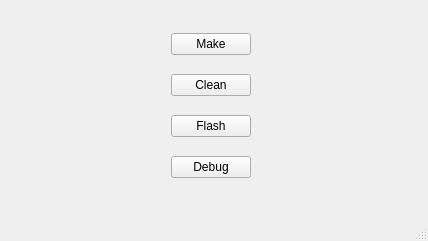
<?xml version="1.0" encoding="UTF-8"?>
<ui version="4.0">
 <class>MainWindow</class>
 <widget class="QMainWindow" name="MainWindow">
  <property name="geometry">
   <rect>
    <x>0</x>
    <y>0</y>
    <width>428</width>
    <height>241</height>
   </rect>
  </property>
  <property name="windowTitle">
   <string>MainWindow</string>
  </property>
  <widget class="QWidget" name="centralwidget">
   <widget class="QWidget" name="">
    <property name="geometry">
     <rect>
      <x>20</x>
      <y>20</y>
      <width>381</width>
      <height>171</height>
     </rect>
    </property>
    <layout class="QHBoxLayout" name="horizontalLayout">
     <item>
      <spacer name="horizontalSpacer">
       <property name="orientation">
        <enum>Qt::Horizontal</enum>
       </property>
       <property name="sizeHint" stdset="0">
        <size>
         <width>40</width>
         <height>20</height>
        </size>
       </property>
      </spacer>
     </item>
     <item>
      <layout class="QVBoxLayout" name="verticalLayout">
       <item>
        <widget class="QPushButton" name="make">
         <property name="text">
          <string>Make</string>
         </property>
        </widget>
       </item>
       <item>
        <widget class="QPushButton" name="clean">
         <property name="text">
          <string>Clean</string>
         </property>
        </widget>
       </item>
       <item>
        <widget class="QPushButton" name="flash">
         <property name="text">
          <string>Flash</string>
         </property>
        </widget>
       </item>
       <item>
        <widget class="QPushButton" name="debug">
         <property name="text">
          <string>Debug</string>
         </property>
        </widget>
       </item>
      </layout>
     </item>
     <item>
      <spacer name="horizontalSpacer_2">
       <property name="orientation">
        <enum>Qt::Horizontal</enum>
       </property>
       <property name="sizeHint" stdset="0">
        <size>
         <width>40</width>
         <height>20</height>
        </size>
       </property>
      </spacer>
     </item>
    </layout>
   </widget>
  </widget>
  <widget class="QMenuBar" name="menubar">
   <property name="geometry">
    <rect>
     <x>0</x>
     <y>0</y>
     <width>428</width>
     <height>20</height>
    </rect>
   </property>
  </widget>
  <widget class="QStatusBar" name="statusbar"/>
 </widget>
 <resources/>
 <connections/>
</ui>
